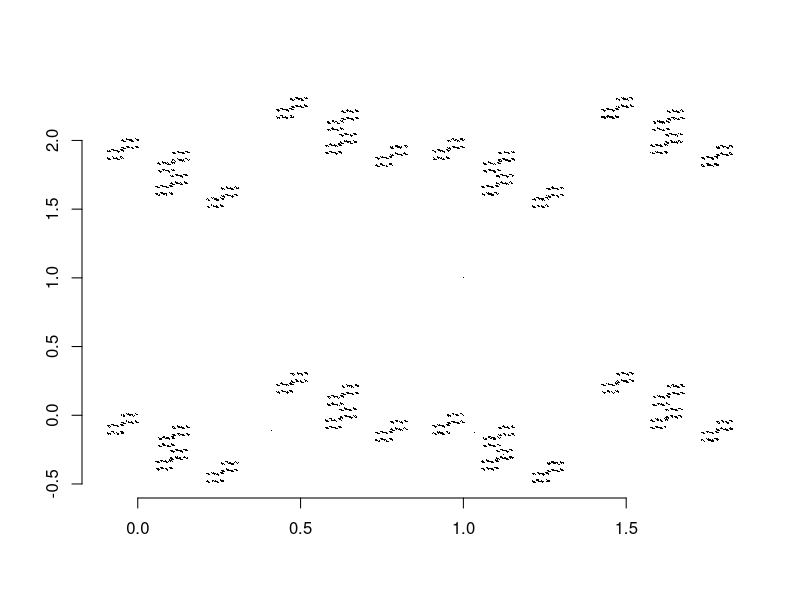

Reproduce this figure in R.
# With some rotations - Random Iteration Method
#-----------------------------------------
#-----------------------------------------
# IFS:
# f_i(x) = \lambda R*x + v_i, i = 1, 2, 3, 4
# 
# Setup 
#-----------------------------------------
N <- 10000  # Number of iterations

# scale
lambda <- 0.3

# rotation 
theta <- pi/3
R <- matrix(data=c(cos(theta), sin(theta), -sin(theta), cos(theta)), nrow = 2, ncol = 2, byrow = TRUE)

# shifts 
V1 <- c(0,0)
V2 <- c(0, 2)
V3 <- c(1, 0)
V4 <- c(1, 2)
V <- list(V1, V2, V3, V4) 



# Decisions for which function to use in each iteration 
# P(v_i) = 1/8 for 1 = 1, ..., 8
D <- sample(c(1,2,3, 4),N,replace = TRUE)

X <- list() # A list to hold the points of the gasket

# Starting point
x <- 1
y <- 1
X[[1]] <- c(x,y)

# Apply the functions, in the order of D, to (x,y)
for(n in 2:N){
  X[[n]] <- c(lambda*R%*%X[[n-1]] + V[[D[n]]])
}

# Prepare for plotting
M<- c(x,y)
for(i in 2:N){
  M <- rbind(M,X[[i]])  
}

# Plot the points
plot(x=M[,1],y=M[,2],
     xlab ="",ylab="",pch='.',frame.plot=FALSE)
